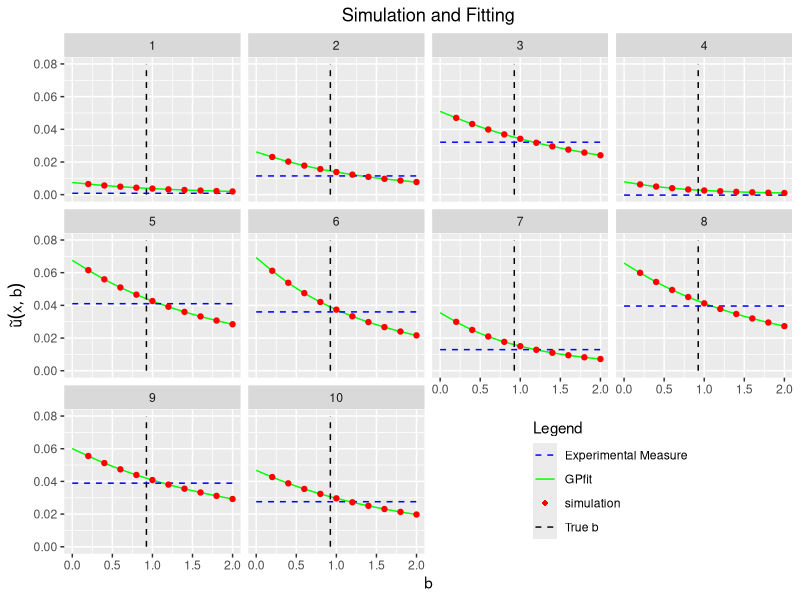

R code for this plot:
#hjScript to fit the values of the prediction of the GP fit

library(ggplot2)

#Loading the GP data
dataGP=read.csv('predictedvalues.csv');dataGP=dataGP[,-1]
#names(dataGP)=c('pt1','pt2','pt3','pt4','pt5','pt6','pt7','pt8','pt9','pt10')


dataexp=read.csv('experimental_data.csv');measures=dataexp$measures
#Loading the Simulation data
dataSimulation=read.csv('simulation_datab.csv')
test=seq(0,2,by=0.01);train=seq(0.2,2,by=0.2);n=length(test)
#Organizing the data
expm=matrix(rep(0,10*n),n,10);

sites=matrix(rep(0,n*10),n,10)
for(k in 1:10){
	temp=rep(k,n)
	sites[,k]=temp
	expm[,k]=rep(measures[k],n);
}

sites=expand.grid(sites)
trueb=rep(0.925,10*n);
expm=expand.grid(expm);
GP=expand.grid(as.matrix(dataGP))
yy=seq(0,0.08,length.out=length(trueb)/10)
yy=rep(yy,10);
data=data.frame(site=sites,b=test,GPfit=GP,btrue=trueb,measures=expm,y=yy)
names(data)=c('site','b','GPfit','btrue','expmeasure','yy')


#Creating new data for the points
nn=length(train)
sites2=matrix(rep(0,10*nn),nn,10)
dsim=matrix(rep(0,10*nn),nn,10);
for(k in 1:10){
	temp=rep(k,nn)
	sites2[,k]=temp
	dsim[,k]=as.numeric(dataSimulation[k,3:12])
}
dsim=expand.grid(dsim)
sites2=expand.grid(sites2)
simul=data.frame(sites=sites2,t=rep(train,10),meas=dsim);
names(simul)=c('site','bten','y')

#Starting the plotting part
g=ggplot(data,aes(b),size=1)+facet_wrap(~site)+geom_line(aes(y=GPfit,colour='GPfit'))

#Adding the trueb and expm
g=g+geom_line(aes(x=btrue,y=yy,colour='True b'),linetype='dashed')
g=g+geom_line(aes(y=expmeasure,colour='Experimental Measure'),linetype='dashed')

g=g+geom_point(data=simul,aes(x=bten,y=y,col='simulation'))
#Adding the labels and legends
pivot=guide_legend(override.aes=list(linetype=c('dashed','solid','blank','dashed'),shape=c(NA,NA,16,NA)))
g=g+scale_color_manual('Legend',values=c('blue','green','red','black'),guide=pivot)

g=g+labs(x='b',y=expression(tilde(u)(x,b)),title='Simulation and Fitting')
g=g+theme(plot.title=element_text(hjust=0.5),legend.position=c(0.75,0.15))







#
##adding the first layer
#g=g+geom_point(data=data2,aes(x=train,y=output,color='Emulator output'),size=1)#Adding the points
#g=g+geom_line(aes(y=fit,color='GP fit'),linetype='solid')#size=0.5) #Adding the fits
#
#
##telling ggplot to put the true exp measurement in each facet
#interm=data.frame(location=levels(as.factor(data$location)),y=measures)
#interm2=data.frame(location=levels(as.factor(data$location)),y=rep(0.925,10))
#
#
#g=g+geom_hline(data=interm,aes(yintercept=measures,color='Experimental Measure'),linetype='dashed')
#g=g+geom_vline(data=interm2,aes(xintercept=y,color='Real b value'),linetype='dashed')
#
##adding labels
#
##adding legends
#bb=values=c('green','red','blue','black')
#a=guide_legend(override.aes=list(linetype=c('blank','dashed','solid','dashed'),shape=c(16,NA,NA,NA)))
#g=g+scale_colour_manual('Legend',values=c('black','blue','red','purple'),guide=a)
#
#g=g+theme(legend.position=c(0.7,0.2))
#
#g=g+labs(title='Ilustration of GP',x='b',y='Output')
ggsave('../Tesis/FigChap3/fitted.jpg',g)
#print(g)
	
	
	
